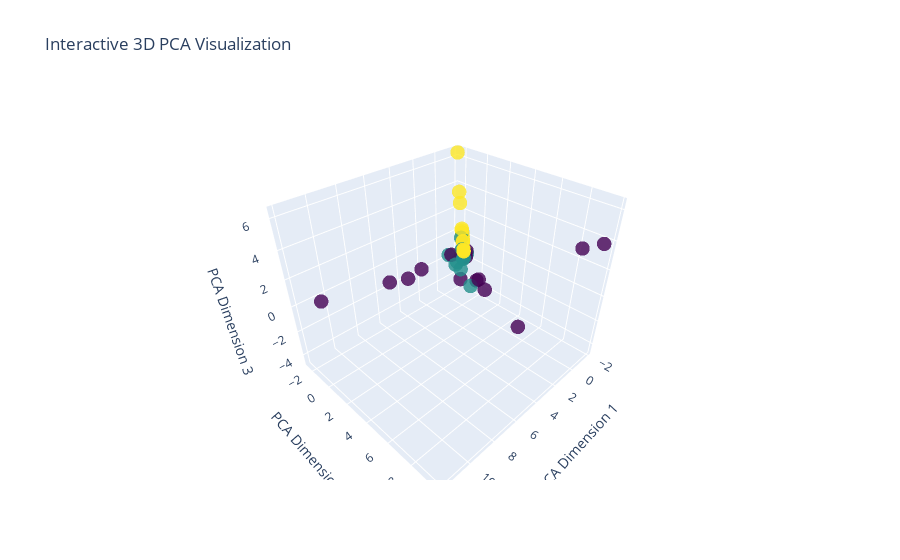

Notebook code for this chart:
### Markdown cell above
### old_new2 Discussion

# 12. Clustering 3D Model df Influencers_OLS

### Code cell
# umpack data from results
pca_data = results_Influencers_OLS_cluster[f'pca_data_Influencers_OLS_cluster']  
scaled_data = results_Influencers_OLS_cluster['scaled_data']

# Now create the 3D plot
pc1 = pca_data[:, 0]
pc2 = pca_data[:, 1]
pc3 = pca_data[:, 2]

# Rest of your plotting code
fig = go.Figure(data=[
    go.Scatter3d(
        x=pc1,
        y=pc2,
        z=pc3,
        mode='markers',
        marker=dict(
            size=5,
            color=Influencers_OLS['Category'],
            colorscale='Viridis',
            opacity=0.8
        ),
        text=Influencers_OLS['Category']
    )
])

# Set plot title and axis labels
fig.update_layout(
    title='Interactive 3D PCA Visualization',
    scene=dict(
        xaxis_title='PCA Dimension 1',
        yaxis_title='PCA Dimension 2',
        zaxis_title='PCA Dimension 3'
    ))

fig.show()

### Figure 1 — Plotly figure (JSON) as saved in the notebook; plotly's stock layout.template omitted (floating-point values rounded to 4 significant figures)
{"data": [{"marker": {"color": [3, 2, 3, 3, 3, 3, 3, 3, 1, 1, 2, 1, 2, 1, 3, 2, 1, 2, 1, 2, 1, 3, 1, 2, 2, 3, 2, 3, 1, 2, 2, 2, 2, 1, 3, 2, 2, 2, 3, 2, 2, 3, 2, 3, 1, 2, 2, 2, 2, 2, 3, 3, 1, 1, 1, 2, 1, 2, 2, 2, 2, 2, 2, 3, 3, 1, 2, 1, 3, 3], "colorscale": [[0, "#440154"], [0.1111, "#482878"], [0.2222, "#3e4989"], [0.3333, "#31688e"], [0.4444, "#26828e"], [0.5556, "#1f9e89"], [0.6667, "#35b779"], [0.7778, "#6ece58"], [0.8889, "#b5de2b"], [1, "#fde725"]], "opacity": 0.8, "size": 5}, "mode": "markers", "text": [3, 2, 3, 3, 3, 3, 3, 3, 1, 1, 2, 1, 2, 1, 3, 2, 1, 2, 1, 2, 1, 3, 1, 2, 2, 3, 2, 3, 1, 2, 2, 2, 2, 1, 3, 2, 2, 2, 3, 2, 2, 3, 2, 3, 1, 2, 2, 2, 2, 2, 3, 3, 1, 1, 1, 2, 1, 2, 2, 2, 2, 2, 2, 3, 3, 1, 2, 1, 3, 3], "type": "scatter3d", "x": [-0.4535, -0.6978, -1.827, -0.6008, -0.9068, -1.566, -1.422, -0.9547, -0.3461, 1.134, -0.4307, 5.468, -0.4306, -0.4626, -0.7058, -0.7721, -0.4111, -0.3195, -0.4322, -0.4301, -0.6461, -0.8224, 4.109, -0.2806, -0.4306, -0.4448, -0.1273, -0.935, -0.2633, -0.3012, -0.1418, -0.4496, -0.442, 11.88, -0.7126, -0.4211, -0.539, -0.4068, -0.6294, 1.115, -0.4165, -0.6219, -0.4294, -0.9399, 7.03, -0.4306, -0.3643, -0.4306, -0.4306, 0.4277, -0.4308, -0.4834, -0.2936, -1.31, -1.466, -0.1117, 0.9079, -0.4355, -0.1249, -0.2093, 0.2549, -0.3595, 0.4166, -0.4306, -0.4377, -0.4706, 0.6561, -0.6397, -0.5054, -0.4652], "y": [-0.405, -0.2688, -2.455, -0.6233, -0.9658, -2.0, -1.764, -1.021, -0.3677, 0.8291, -0.374, 0.1814, -0.3714, -0.1148, -0.7618, -0.8613, -0.3467, -0.2249, -0.2669, -0.3738, 5.035, -0.9152, -0.009121, -0.4262, -0.3737, -0.3928, -0.2198, -1.065, 1.16, -0.3059, -0.29, -0.4156, -0.4075, 0.3678, -0.7581, -0.3709, -0.7632, -0.3872, -0.6583, -0.4072, -0.3711, -0.6452, -0.3831, -1.085, 0.2581, -0.3737, -0.3744, -0.3736, -0.3737, -0.2093, -0.3741, -0.4459, -0.01715, 8.587, 9.786, -0.3125, -0.3361, -0.3748, -0.1295, -0.148, 1.04, -0.4359, 0.149, -0.3737, -0.3819, 1.837, -0.1494, 1.048, -0.4588, -0.4198], "z": [-0.2463, -0.5593, 6.346, 0.4608, 0.711, 3.596, 2.836, 0.7205, -0.2848, -1.496, -0.3015, 0.2874, -0.3055, -0.1685, 0.7021, 0.9376, -0.3309, -0.5316, -0.4021, -0.3022, -4.576, 0.8691, 0.3232, -0.1674, -0.3023, -0.2637, -0.6066, 1.002, -2.13, -0.4378, -0.5059, -0.2068, -0.2272, 1.888, 0.386, -0.3086, 0.6447, -0.2641, 0.3293, 0.01842, -0.3102, 0.377, -0.2839, 1.13, 0.7815, -0.3023, -0.2913, -0.3025, -0.3023, -0.7884, -0.3013, -0.1708, -0.5795, 3.245, 3.98, -0.4834, -0.01973, -0.3392, -0.727, -0.6765, -2.43, -0.1244, -1.272, -0.3023, -0.2945, -2.745, -0.8948, -2.261, -0.2211, -0.2248]}], "layout": {"scene": {"xaxis": {"title": {"text": "PCA Dimension 1"}}, "yaxis": {"title": {"text": "PCA Dimension 2"}}, "zaxis": {"title": {"text": "PCA Dimension 3"}}}, "title": {"text": "Interactive 3D PCA Visualization"}}}
